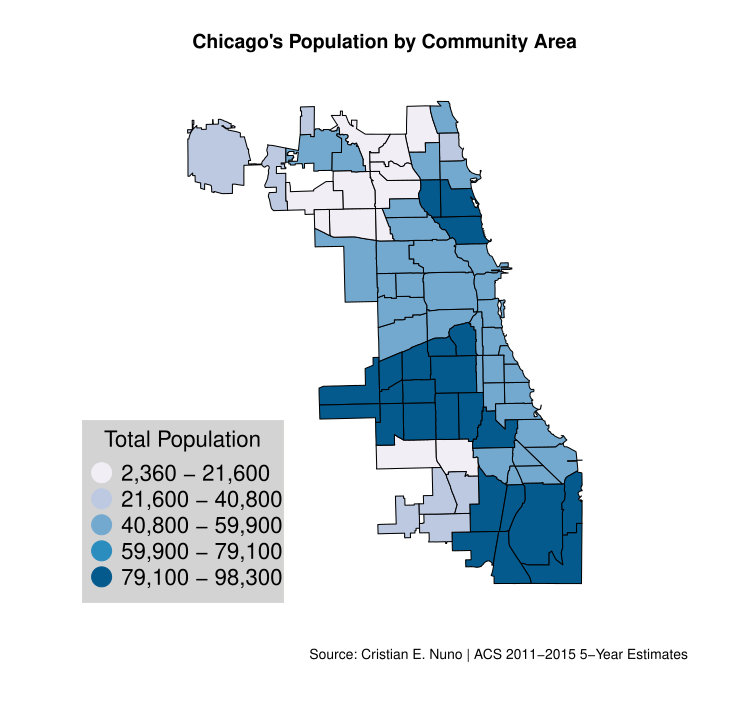

The R source for this figure:
#
# Author: Cristian E. Nuno
# Purpose: Using ACS data to generate maps
# Date: February 28, 2017
#

# install necessary packages
library( plyr )
library( dplyr )
library( tidyr )
library( acs )
library( sp )
library( rgdal )
library( maptools )

#2010 Census Tracts - Source: https://www.cityofchicago.org/city/en/depts/doit/dataset/boundaries_-_censustracts.html
chicago.census.tracts <- readOGR( "https://data.cityofchicago.org/api/geospatial/5jrd-6zik?method=export&format=GeoJSON"
                                  , "OGRGeoJSON"
                                  , stringsAsFactors = FALSE
)
# multiple ways to identify a particular tract
# "tractce10" = 6 digit identifier; "name10" = census tract with decimals
# "geoid10" = 11 digit FIPS code; "namelsad10" = "Census" + "Track" + name10
# 801 census tracts located within the City of Chicago

# Cristian E. Nuno's Census Data API
# To acquire your own Census Data API in 5 minutes, please click here: 
# http://api.census.gov/data/key_signup.html
# I know it look sketchy, but the .gov put me at ease. Plus the federal government only asks for an email.
my.key <- "6b2a3bf0f9ec6f097062213125bc40cad0351578" # Census Data API

# Identify census tracts within Cook County
cook.county.census.tracts <- geo.make(state = "IL"
                                      , county = "Cook"
                                      , tract = "*"
)

# Download ACS 2011-2015 5-Year Estimate Data
# Table number B01003 represents the Population table
# A simple description of different tables does not currently exist
# For more information on use of the 'api' package, please read:
# https://cran.r-project.org/web/packages/acs/acs.pdf
cook.county.acs.data <- acs.fetch( endyear = 2015
                                   , span = 5
                                   , geography = cook.county.census.tracts
                                   , table.number = "B01003"
                                   , key = my.key 
)

# 1319 census tracts located within Cook County

# Limit census tracts to those in Chicago
# Merge these two datasets based on chicago.census.tract's "tractce10" and practice's "tract
chi.cook.merge <- merge( chicago.census.tracts@data
                       , cook.county.acs.data@geography
                       , by.x = "tractce10"
                       , by.y = "tract"
)

# assign new dataframe to newly created dataframe to ACS geography dataframe
cook.county.acs.data@geography <- chi.cook.merge

# create new dataframe from ACS estimate matrix
cook.county.acs.estimates <- as.data.frame( as.table( cook.county.acs.data@estimate ))

# Finally, combine your cleaned census tracts to your estimate dataframe 
chi.cook.cleaned <- merge( cook.county.acs.data@geography
                           , cook.county.acs.estimates
                           , by.x = "NAME"
                           , by.y = "Var1"
)
# The results are glorious:
# str( chi.cook.cleaned )
# 'data.frame':	801 obs. of  14 variables:
# $ NAME      : chr  "Census Tract 1001, Cook County, Illinois" "Census Tract 1002, Cook County, Illinois" "Census Tract 1003, Cook County, Illinois" "Census Tract 1004, Cook County, Illinois" ...
# $ tractce10 : chr  "100100" "100200" "100300" "100400" ...
# $ statefp10 : chr  "17" "17" "17" "17" ...
# $ name10    : chr  "1001" "1002" "1003" "1004" ...
# $ commarea_n: chr  "10" "10" "10" "10" ...
# $ namelsad10: chr  "Census Tract 1001" "Census Tract 1002" "Census Tract 1003" "Census Tract 1004" ...
# $ commarea  : chr  "10" "10" "10" "10" ...
# $ geoid10   : chr  "17031100100" "17031100200" "17031100300" "17031100400" ...
# $ notes     : chr  "" "" "" "" ...
# $ countyfp10: chr  "031" "031" "031" "031" ...
# $ state     : int  17 17 17 17 17 17 17 17 17 17 ...
# $ county    : int  31 31 31 31 31 31 31 31 31 31 ...
# $ Var2      : Factor w/ 1 level "B01003_001": 1 1 1 1 1 1 1 1 1 1 ...
# $ Freq      : num  5285 6424 5783 3061 5617 ...

# To make a map of population data by community area, we need to use a new spatial data frame

# City of Chicago Community Area Boundaries in GeoJSON format
chicago.com.area <- readOGR("https://data.cityofchicago.org/api/geospatial/cauq-8yn6?method=export&format=GeoJSON"
                            , "OGRGeoJSON"
                            , stringsAsFactors = FALSE
)
# Create new variable representing community area side
# Manually matched side to community area in order as they appear
# in chicago.com.areas variable
# for more on chicago community area sides, read here:
# https://www.lib.uchicago.edu/e/collections/maps/censusinfo.html
community.area.side <- factor( c("SOUTH SIDE", "SOUTH SIDE", "SOUTH SIDE"
                                 , "SOUTH SIDE", "SOUTH SIDE", "FAR NORTH SIDE"
                                 , "SOUTH SIDE", "SOUTH SIDE", "SOUTH SIDE"
                                 , "FAR NORTH SIDE", "FAR NORTH SIDE", "FAR NORTH SIDE"
                                 , "FAR NORTH SIDE", "FAR NORTH SIDE", "NORTHWEST SIDE"
                                 , "NORTHWEST SIDE", "NORTHWEST SIDE", "NORTHWEST SIDE"
                                 , "NORTHWEST SIDE", "FAR NORTH SIDE", "NORTHWEST SIDE"
                                 , "NORTH SIDE", "NORTH SIDE", "WEST SIDE"
                                 , "WEST SIDE", "WEST SIDE", "WEST SIDE"
                                 , "WEST SIDE", "WEST SIDE", "WEST SIDE"
                                 , "FAR NORTH SIDE", "WEST SIDE", "WEST SIDE"
                                 , "CENTRAL", "SOUTH SIDE", "FAR NORTH SIDE"
                                 , "CENTRAL", "CENTRAL", "SOUTH SIDE"
                                 , "FAR SOUTHEAST SIDE", "FAR SOUTHEAST SIDE", "FAR SOUTHEAST SIDE"
                                 , "FAR SOUTHEAST SIDE", "FAR SOUTHEAST SIDE", "FAR SOUTHEAST SIDE"
                                 , "NORTH SIDE", "FAR SOUTHEAST SIDE", "FAR SOUTHEAST SIDE"
                                 , "FAR SOUTHEAST SIDE", "FAR SOUTHEAST SIDE", "FAR SOUTHEAST SIDE"
                                 , "FAR SOUTHEAST SIDE", "SOUTHWEST SIDE", "SOUTHWEST SIDE"
                                 , "SOUTHWEST SIDE", "SOUTHWEST SIDE", "NORTH SIDE"
                                 , "SOUTH SIDE", "SOUTHWEST SIDE", "SOUTHWEST SIDE"
                                 , "SOUTHWEST SIDE", "SOUTHWEST SIDE", "SOUTHWEST SIDE"
                                 , "SOUTHWEST SIDE", "SOUTHWEST SIDE", "SOUTHWEST SIDE"
                                 , "SOUTH SIDE", "NORTH SIDE"
                                 , "FAR SOUTHWEST SIDE", "FAR SOUTHWEST SIDE", "FAR SOUTHWEST SIDE"
                                 , "FAR SOUTHWEST SIDE", "FAR SOUTHWEST SIDE", "FAR SOUTHWEST SIDE"
                                 , "FAR NORTH SIDE", "FAR NORTH SIDE", "FAR NORTH SIDE"
) )
# add community area side variable to geospatial dataset
chicago.com.area@data$community.area.side <- community.area.side

# Now add this cleaned ACS 2015 5-Year Population data about the City of Chicago
# into our City of Chicago community area spatial polygon data frame
head( chicago.com.area@data$area_numbe ) # community area numbers in char format
head( chi.cook.cleaned$commarea_n ) # community area numbers in char format

# merge ACS data and Chicago Community area spatial polygon data
# onto the chicago community area variable
chicago.com.area@data <- merge( chicago.com.area@data
                                , chi.cook.cleaned
                                , by.x = "area_numbe"
                                , by.y = "commarea_n"
)
# check structure to ensure a smooth merge
str( chicago.com.area@data )

# total number of people living in each community area
chi.tapply <- tapply( chicago.com.area@data$Freq
                      , list( community_area = chicago.com.area@data$community)
                      , FUN = sum
)
# convert to data frame
chi.tapply <- as.data.frame( as.table( chi.tapply ))
# assign new column names to avoid confusion with the unaggregated population totals variable "Freq"
colnames( chi.tapply ) <- c( "community_area", "Total_Population")

# merge total population into spatial dataset
chicago.com.area@data <- merge( chicago.com.area@data
                                , chi.tapply
                                , by.x = "community"
                                , by.y = "community_area"
)

# Now all this work was to make an awesome map! 

# Assign colors: light blue is least populated community areas
#            , dark blue is most populated community areas
# color.function.pop <- colorRampPalette( c( "#B3DDF2"
#                                            , "cadetblue4" )
#                                         )
# col.ramp.pop <- color.function.pop( 5 ) # Number of groups is 5

col.schema <- c( "#f1eef6"
                 , "#bdc9e1"
                 , "#74a9cf"
                 , "#2b8cbe"
                 , "#045a8d"
                 )

# Break up the values of the vectors into 5 levels according to their ranks and apply to each level one of the 5 colors.
color.pop <- cut( chicago.com.area@data$Total_Population
                  , breaks = 5
                  , labels = col.schema
                  ) 
color.pop <- as.character( color.pop ) # Convert the assigned colors to each value into character

# Let's finally plot!!
plot( chicago.com.area, col = color.pop )
title( main = "Chicago's Population by Community Area" )
legend.text.pop = c( "2,360 - 21,600"
                     , "21,600 - 40,800"
                     , "40,800 - 59,900"
                     , "59,900 - 79,100"
                     , "79,100 - 98,300"
)
legend( "bottomleft"
        , pch = 20
        , pt.cex = 4
        , cex = 1.3
        , bg = "lightgray"
        , legend = legend.text.pop
        , col = col.schema
        , box.col = "lightgray"
        , title = "Total Population"
)
mtext( side = 1
       , line = 2
       , cex = 0.8
       , adj = 1
       , text = "Source: Cristian E. Nuno | ACS 2011-2015 5-Year Estimates"
)
